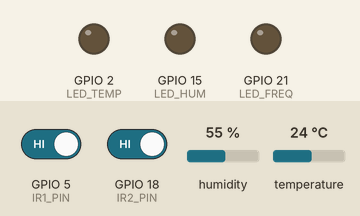
A program run on a simulated ESP32. Shown: output pins drawn as LEDs (lit = HIGH). The test bench sets the inputs (shaded band); at power-on: humidity 55 %, temperature 24 °C, GPIO 5 (IR1_PIN) HIGH, GPIO 18 (IR2_PIN) HIGH. WiFi joins after 1.5 s; servers stay silent unless stated; uploads are accepted with an empty reply; web services answer with replies made up by the test bench; what the program prints to the serial monitor is not drawn.

Above: at 6.4 s.
6.5 s: humidity set to 31 %
11.7 s: humidity set to 28 %
At 16.2 s:
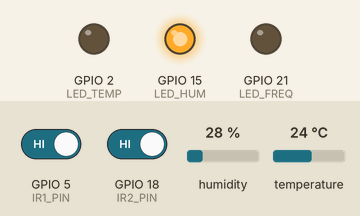
16.9 s: temperature set to 16 °C
21.1 s: temperature set to 13 °C
At 24.6 s:
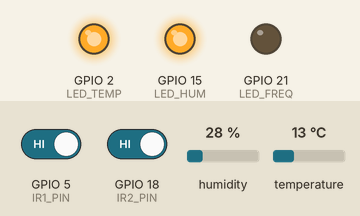
25.3 s: humidity set to 40 %
At 28.9 s:
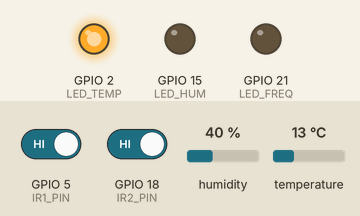
29.5 s: humidity set to 22 %
At 61.2 s:
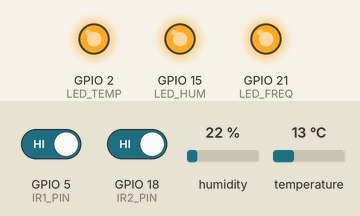
Timing chart, 0 to 61.5 s (numbered marks = the images above; inputs shaded):
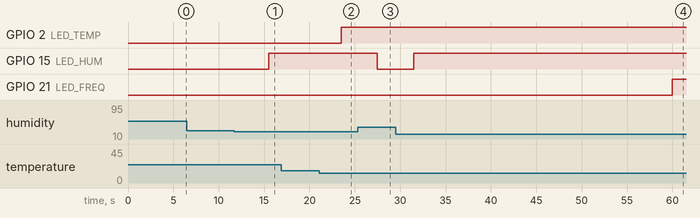

The program:

main.cpp
```cpp
#include <Arduino.h>
#include <WiFi.h>
#include "TelegramBot.h"
#include "DHT.h"

// =============================
// Configuración WiFi
// =============================
const char* ssid     = "Jose";      // SSID de la red
const char* password = "Viani1992"; // Contraseña de la red

// =============================
// Servidor PHP/MySQL
// =============================
int ID_TARJ = 1;                    // IDENTIFICADOR DE LA TARJETA (id de colmena en la BD)
const char* host = "192.168.80.27"; // IP del host del servidor (local o remoto)
const int   port = 80;              // Puerto del servidor

// =============================
// Telegram
// =============================
String telegramBotToken = "";     // Se actualizará desde la BD
String telegramChatId   = "";     // Se actualizará desde la BD
TelegramBot bot(telegramBotToken, telegramChatId);

// =============================
// Sensor DHT11
// =============================
#define DHTPIN 4
#define DHTTYPE DHT11
DHT dht(DHTPIN, DHTTYPE);

// =============================
// Sensores IR
// =============================
#define IR1_PIN 5
#define IR2_PIN 18

volatile bool ir1Triggered = false;
volatile bool ir2Triggered = false;
volatile unsigned long lastIr1Time = 0;
volatile unsigned long lastIr2Time = 0;

volatile int dir1Count = 0; // IR1 → IR2
volatile int dir2Count = 0; // IR2 → IR1

// =============================
// LEDs
// =============================
#define LED_TEMP 2
#define LED_HUM  15
#define LED_FREQ 21

// =============================
// Control de tiempos
// =============================
unsigned long lastCheckIR = 0;
const unsigned long checkIntervalIR = 60000; // 60s

unsigned long lastDhtRead = 0;
const unsigned long dhtInterval = 2000; // 2s

unsigned long lastDbSync = 0;
const unsigned long dbInterval = 10000; // cada 10s guardar datos

// =============================
// Umbrales (se actualizarán desde la BD)
// =============================
float tempMin = 15.0, tempMax = 30.0; // °C
float humMin = 30.0, humMax = 70.0;   // %
int freqMin = 5, freqMax = 20;        // eventos/minuto

// =============================
// ISR: detección de pulsos
// =============================
void IRAM_ATTR handleIR1() {
  unsigned long now = millis();
  if (now - lastIr1Time > 50) {
    ir1Triggered = true;
    lastIr1Time = now;
  }
}

void IRAM_ATTR handleIR2() {
  unsigned long now = millis();
  if (now - lastIr2Time > 50) {
    ir2Triggered = true;
    lastIr2Time = now;
  }
}

// =============================
// Lógica de conteo de direcciones
// =============================
void processDirection() {
  if (ir1Triggered && ir2Triggered && lastIr1Time < lastIr2Time) {
    dir1Count++;
    ir1Triggered = false;
    ir2Triggered = false;
  }
  else if (ir1Triggered && ir2Triggered && lastIr2Time < lastIr1Time) {
    dir2Count++;
    ir1Triggered = false;
    ir2Triggered = false;
  }
}

// =============================
// Control de alertas agrupadas
// =============================
unsigned long lastAlertTime = 0;
const unsigned long alertInterval = 60000; // 1 minuto
String pendingAlerts = ""; // Mensajes acumulados

// =============================
// Lectura periódica del DHT11 con alertas agrupadas
// =============================
float lastTemp = 0, lastHum = 0;

void readDHT() {
  float temp = dht.readTemperature();
  float hum = dht.readHumidity();

  if (isnan(temp) || isnan(hum)) {
    Serial.println(" Error al leer del DHT11");
    return;
  }

  lastTemp = temp;
  lastHum = hum;

  Serial.printf("Temp: %.1f °C | Hum: %.1f %%\n", temp, hum);

  // --- ALERTAS agrupadas ---
  if (temp < tempMin) pendingAlerts += "⚠ Colmena " + String(ID_TARJ) + ": Temperatura BAJA (" + String(temp) + " °C)\n";
  else if (temp > tempMax) pendingAlerts += "⚠ Colmena " + String(ID_TARJ) + ": Temperatura ALTA (" + String(temp) + " °C)\n";

  if (hum < humMin) pendingAlerts += "⚠ Colmena " + String(ID_TARJ) + ": Humedad BAJA (" + String(hum) + " %)\n";
  else if (hum > humMax) pendingAlerts += "⚠ Colmena " + String(ID_TARJ) + ": Humedad ALTA (" + String(hum) + " %)\n";

  // --- CONTROL DE LEDS ---
  digitalWrite(LED_TEMP, (temp < tempMin || temp > tempMax) ? HIGH : LOW);
  digitalWrite(LED_HUM,  (hum < humMin  || hum > humMax)   ? HIGH : LOW);
}

// =============================
// Monitoreo de frecuencia IR con alertas agrupadas
// =============================
int lastFreqDir1 = 0, lastFreqDir2 = 0;

void checkIR() {
  processDirection();

  if (millis() - lastCheckIR >= checkIntervalIR) {
    lastCheckIR = millis();

    int freqDir1 = dir1Count;
    int freqDir2 = dir2Count;
    dir1Count = 0;
    dir2Count = 0;

    lastFreqDir1 = freqDir1;
    lastFreqDir2 = freqDir2;

    Serial.println("Dir1: " + String(freqDir1) + " eventos/min");
    Serial.println("Dir2: " + String(freqDir2) + " eventos/min");

    // --- ALERTAS agrupadas ---
    if (freqDir1 < freqMin) pendingAlerts += "⚠ Colmena " + String(ID_TARJ) + ": Frecuencia BAJA Dir1 (" + String(freqDir1) + ")\n";
    else if (freqDir1 > freqMax) pendingAlerts += "⚠ Colmena " + String(ID_TARJ) + ": Frecuencia ALTA Dir1 (" + String(freqDir1) + ")\n";

    if (freqDir2 < freqMin) pendingAlerts += "⚠ Colmena " + String(ID_TARJ) + ": Frecuencia BAJA Dir2 (" + String(freqDir2) + ")\n";
    else if (freqDir2 > freqMax) pendingAlerts += "⚠ Colmena " + String(ID_TARJ) + ": Frecuencia ALTA Dir2 (" + String(freqDir2) + ")\n";

    // --- CONTROL DE LED ---
    if (freqDir1 < freqMin || freqDir1 > freqMax ||
        freqDir2 < freqMin || freqDir2 > freqMax) {
      digitalWrite(LED_FREQ, HIGH);
    } else {
      digitalWrite(LED_FREQ, LOW);
    }
  }
}

// =============================
// Envío periódico de alertas agrupadas
// =============================
void sendGroupedAlerts() {
  if (millis() - lastAlertTime >= alertInterval) {
    lastAlertTime = millis();

    if (pendingAlerts.length() > 0) {
      bot.sendMessage(pendingAlerts);
      Serial.println("🔔 Alertas enviadas:\n" + pendingAlerts);
      pendingAlerts = ""; // Resetear acumulador
    }
  }
}

// =============================
// Función auxiliar: leer solo el body HTTP (sin headers)
// =============================
String getHttpResponse(WiFiClient &client) {
  String line;
  String body = "";
  bool headersEnded = false;

  while (client.connected() || client.available()) {
    line = client.readStringUntil('\n');

    if (!headersEnded) {
      if (line == "\r" || line.length() == 0) {
        headersEnded = true;
      }
    } else {
      body += line;
    }
  }

  body.trim();
  return body;
}

// =============================
// Función: obtener umbrales desde la BD
// =============================
void updateThresholdsFromDB() {
  WiFiClient client;
  if (!client.connect(host, port)) {
    Serial.println("Error conectando a servidor (umbrales)");
    return;
  }

  String url = "/programas_php/proceso_eventos/actualizar_umbrales.php?colmena_id=" + String(ID_TARJ);

  client.print(String("GET ") + url + " HTTP/1.1\r\n" +
               "Host: " + host + "\r\n" +
               "Connection: close\r\n\r\n");

  String payload = getHttpResponse(client);

  int idx1 = payload.indexOf(',');
  int idx2 = payload.indexOf(',', idx1+1);
  int idx3 = payload.indexOf(',', idx2+1);
  int idx4 = payload.indexOf(',', idx3+1);
  int idx5 = payload.indexOf(',', idx4+1);

  if (idx1 > 0 && idx2 > 0 && idx3 > 0 && idx4 > 0 && idx5 > 0) {
    tempMin = payload.substring(0, idx1).toFloat();
    tempMax = payload.substring(idx1+1, idx2).toFloat();
    humMin  = payload.substring(idx2+1, idx3).toFloat();
    humMax  = payload.substring(idx3+1, idx4).toFloat();
    freqMin = payload.substring(idx4+1, idx5).toInt();
    freqMax = payload.substring(idx5+1).toInt();

    Serial.printf("Nuevos umbrales - Temp: %.1f-%.1f °C, Hum: %.1f-%.1f %%, Freq: %d-%d eventos/min\n",
                  tempMin, tempMax, humMin, humMax, freqMin, freqMax);
  } else {
    Serial.println("⚠ Error: formato de datos recibido no es válido.");
    Serial.println("Respuesta recibida: " + payload);
  }

  client.stop();
}


// =============================
// Función: guardar datos en la BD
// =============================
void saveDataToDB() {
  WiFiClient client;
  if (!client.connect(host, port)) {
    Serial.println("Error conectando a servidor (guardar)");
    return;
  }

  String url = "/programas_php/proceso_eventos/guardar_datos_sensores.php?temperatura=" + String(lastTemp) +
               "&humedad=" + String(lastHum) +
               "&actividad_in=" + String(lastFreqDir1) +
               "&actividad_out=" + String(lastFreqDir2) +
               "&ID_TARJ=" + String(ID_TARJ);

  client.print(String("GET ") + url + " HTTP/1.1\r\n" +
               "Host: " + host + "\r\n" +
               "Connection: close\r\n\r\n");

  Serial.println(String("Datos enviados a BD: ") +
                "Temp=" + String(lastTemp) +
                ", Hum=" + String(lastHum) +
                ", Actividad Entrante=" + String(lastFreqDir1) +
                ", Actividad Saliente=" + String(lastFreqDir2));
  client.stop();
}

// ===========================================================
// Función para obtener credenciales de telegram desde la BD
// ===========================================================
void updateTelegramCredentials() {
  WiFiClient client;
  if (!client.connect(host, port)) {
    Serial.println("Error conectando a servidor (Telegram)");
    return;
  }

  // Aquí ajusta la URL al script PHP que hicimos antes
  String url = "/programas_php/proceso_eventos/obtener_credenciales_tg.php?colmena_id=1";
  client.print(String("GET ") + url + " HTTP/1.1\r\n" +
               "Host: " + host + "\r\n" +
               "Connection: close\r\n\r\n");

  String payload = getHttpResponse(client);

  // Buscar la coma separadora
  int idx = payload.indexOf(',');

  if (idx > 0) {
    String chatId  = payload.substring(0, idx);
    String botToken = payload.substring(idx + 1);

    chatId.trim();
    botToken.trim();

    Serial.println("Credenciales recibidas:");
    Serial.println("Chat ID: " + chatId);
    Serial.println("Bot Token: " + botToken);

    // Actualizar el bot con las nuevas credenciales
    bot.setChatId(chatId);
    bot.setBotToken(botToken);
  } else {
    Serial.println("⚠ Error: formato de datos recibido no es válido.");
    Serial.println("Payload: " + payload);
  }

  client.stop();
}

// =============================
// Setup
// =============================
void setup() {
  Serial.begin(115200);

  WiFi.begin(ssid, password);
  Serial.print("Conectando a WiFi");
  while (WiFi.status() != WL_CONNECTED) {
    delay(500);
    Serial.print(".");
  }
  Serial.println("\nWiFi conectado");
  Serial.print("IP: "); Serial.println(WiFi.localIP());

  dht.begin();
  pinMode(IR1_PIN, INPUT_PULLUP);
  pinMode(IR2_PIN, INPUT_PULLUP);
  attachInterrupt(digitalPinToInterrupt(IR1_PIN), handleIR1, FALLING);
  attachInterrupt(digitalPinToInterrupt(IR2_PIN), handleIR2, FALLING);

  // Configurar LEDs como salida
  pinMode(LED_TEMP, OUTPUT);
  pinMode(LED_HUM, OUTPUT);
  pinMode(LED_FREQ, OUTPUT);

  // Llamar a la función para obtener credenciales de Telegram
  updateTelegramCredentials();

  delay(1000); // Esperar un momento para asegurar que el bot esté listo

  bot.sendMessage("ESP32 conectado. Monitoreo iniciado.");

  updateThresholdsFromDB();
}

// =============================
// Loop principal
// =============================
void loop() {
  if (millis() - lastDhtRead >= dhtInterval) {
    lastDhtRead = millis();
    readDHT();
  }

  checkIR();
  sendGroupedAlerts(); //Ahora las alertas salen cada minuto agrupadas

  if (millis() - lastDbSync >= dbInterval) {
    lastDbSync = millis();
    saveDataToDB();
    updateThresholdsFromDB();
  }
}
```

TelegramBot.h
```cpp
#ifndef TELEGRAM_BOT_H
#define TELEGRAM_BOT_H

#include <WiFiClientSecure.h>
#include <HTTPClient.h>

class TelegramBot {
private:
    String botToken;
    String chatId;
    String apiHost = "https://api.telegram.org";

public:
    TelegramBot(const String& token, const String& chat_id)
        : botToken(token), chatId(chat_id) {}

    // ==========================
    // Setters para cambiar credenciales dinámicamente
    // ==========================
    void setBotToken(const String& token) {
        botToken = token;
    }

    void setChatId(const String& id) {
        chatId = id;
    }

    // ==========================
    // Enviar mensaje
    // ==========================
    bool sendMessage(const String& message) {
        if (WiFi.status() != WL_CONNECTED) return false;

        WiFiClientSecure client;
        client.setInsecure();

        HTTPClient https;
        String url = apiHost + "/bot" + botToken + "/sendMessage";

        String payload = "chat_id=" + chatId + "&text=" + urlencode(message);

        https.begin(client, url);
        https.addHeader("Content-Type", "application/x-www-form-urlencoded");

        int httpCode = https.POST(payload);
        https.end();

        return httpCode == 200;
    }

    // ==========================
    // Obtener mensajes nuevos (con offset)
    // ==========================
    String getNextMessage(int &lastUpdateId) {
        if (WiFi.status() != WL_CONNECTED) return "";

        WiFiClientSecure client;
        client.setInsecure();

        HTTPClient https;
        String url = apiHost + "/bot" + botToken + "/getUpdates?offset=" + String(lastUpdateId + 1);

        https.begin(client, url);
        int httpCode = https.GET();

        if (httpCode != 200) {
            https.end();
            return "";
        }

        String response = https.getString();
        https.end();

        int updateIdIndex = response.indexOf("\"update_id\":");
        if (updateIdIndex == -1) return "";

        int idStart = updateIdIndex + 12;
        int idEnd = response.indexOf(",", idStart);
        int updateId = response.substring(idStart, idEnd).toInt();

        if (updateId <= lastUpdateId) return "";

        lastUpdateId = updateId;

        int textIndex = response.indexOf("\"text\":\"");
        if (textIndex == -1) return "";

        int start = textIndex + 8;
        int end = response.indexOf("\"", start);
        String text = response.substring(start, end);

        return text;
    }

private:
    // Función básica de urlencode para textos simples
    String urlencode(const String& str) {
        String encoded = "";
        char c;
        char code0;
        char code1;
        for (int i = 0; i < str.length(); i++) {
            c = str.charAt(i);
            if (isalnum(c)) {
                encoded += c;
            } else {
                code0 = (c >> 4) & 0xF;
                code1 = c & 0xF;
                encoded += '%';
                encoded += char(code0 > 9 ? code0 - 10 + 'A' : code0 + '0');
                encoded += char(code1 > 9 ? code1 - 10 + 'A' : code1 + '0');
            }
        }
        return encoded;
    }
};

#endif
```

Measured:
- the behaviour switches between 30 and 29 % on humidity (found by bisection; images 0 and 1)
- the behaviour switches between 15 and 14 °C on temperature (found by bisection; images 1 and 2)
- after the input at 6.5 s, every drawn part: stays the same
- after the input at 11.7 s, GPIO 15 (LED_HUM): LOW → HIGH after 3.8 s
- after the input at 16.9 s, every drawn part: stays the same
- after the input at 21.1 s, GPIO 2 (LED_TEMP): LOW → HIGH after 2.4 s
- after the input at 25.3 s, GPIO 15 (LED_HUM): HIGH → LOW after 2.2 s
- after the input at 29.5 s, GPIO 15 (LED_HUM): LOW → HIGH after 2.0 s
